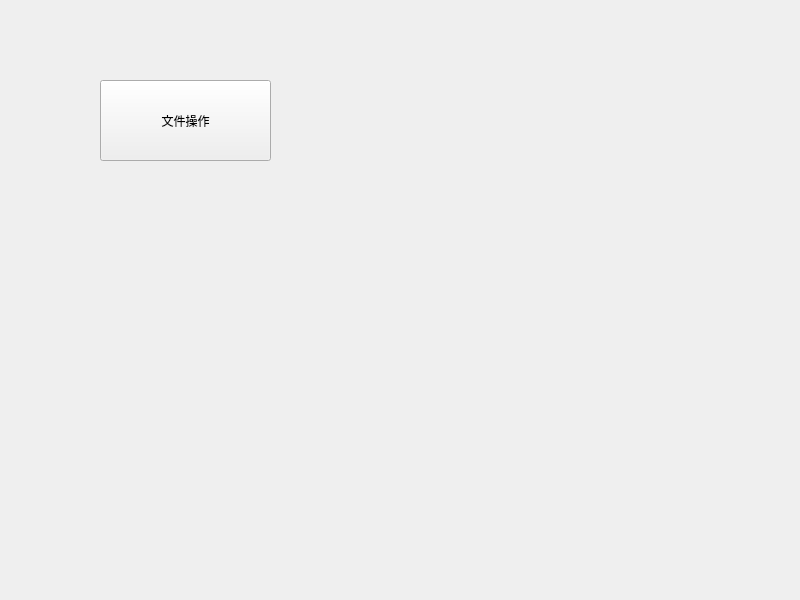
<?xml version="1.0" encoding="UTF-8"?>
<ui version="4.0">
 <class>Widget</class>
 <widget class="QWidget" name="Widget">
  <property name="geometry">
   <rect>
    <x>0</x>
    <y>0</y>
    <width>800</width>
    <height>600</height>
   </rect>
  </property>
  <property name="windowTitle">
   <string>Widget</string>
  </property>
  <widget class="QToolButton" name="toolButtonOpenFileOpt">
   <property name="geometry">
    <rect>
     <x>100</x>
     <y>80</y>
     <width>171</width>
     <height>81</height>
    </rect>
   </property>
   <property name="text">
    <string>文件操作</string>
   </property>
  </widget>
 </widget>
 <resources/>
 <connections/>
</ui>
